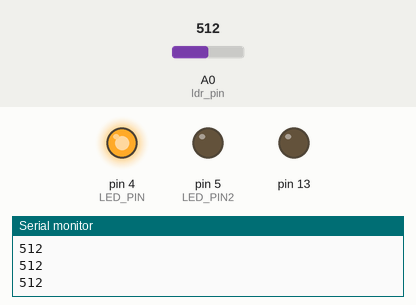
The sketch below on a simulated Arduino Uno, built with avr-gcc and run on an emulated ATmega328P. Shown: output pins drawn as LEDs (lit = HIGH), the last lines printed to the serial monitor. The inputs (shaded band) are chosen by the test bench; at power-on: A0 (ldr_pin) = 512.

Above: at 1.2 s.
1.3 s: A0 (ldr_pin) set to 408
2.8 s: A0 (ldr_pin) set to 388
At 3.6 s:
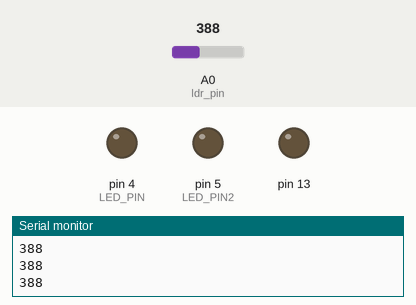
4.3 s: A0 (ldr_pin) set to 107
5.8 s: A0 (ldr_pin) set to 94
At 6.5 s:
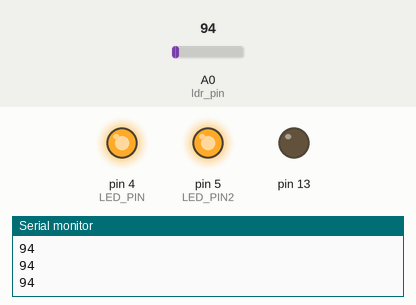
7.3 s: A0 (ldr_pin) set to 110
At 8.0 s:
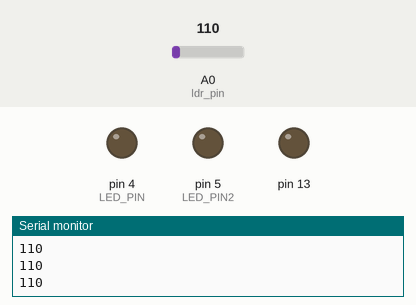
8.8 s: A0 (ldr_pin) set to 90
At 10.0 s:
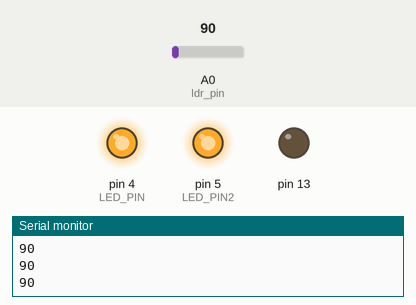
Timing chart, 0 to 11.3 s (numbered marks = the images above; inputs shaded):
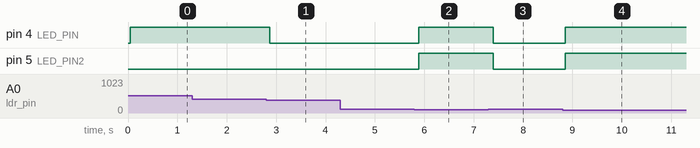

Measured:
- the behaviour switches between 401 and 400 on A0 (ldr_pin) (found by bisection; images 0 and 1)
- the behaviour switches between 100 and 99 on A0 (ldr_pin) (found by bisection; images 1 and 2)
- after the input at 2.8 s, pin 4 (LED_PIN): HIGH → LOW after 0.07 s
- after the input at 5.8 s, pin 4 (LED_PIN), pin 5 (LED_PIN2): LOW → HIGH after 0.08 s
- after the input at 7.3 s, pin 4 (LED_PIN), pin 5 (LED_PIN2): HIGH → LOW after 0.09 s
- after the input at 8.8 s, pin 4 (LED_PIN), pin 5 (LED_PIN2): LOW → HIGH after 0.05 s

The sketch:

LDRLED.ino
```cpp
int ldr_pin = A0;
int analogValue = 0;
int LED_PIN = 4;
int LED_PIN2 = 5;
void setup() {
  // put your setup code here, to run once:
  pinMode(LED_BUILTIN, OUTPUT);     // Initialize the LED_BUILTIN pin as an output
  pinMode(LED_PIN, OUTPUT);
  pinMode(LED_PIN2, OUTPUT);
  Serial.begin(9600);
}

void loop() {
  analogValue = analogRead(ldr_pin);

  Serial.println(analogValue);
  delay(50);

  if(analogValue >= 100 && analogValue <= 400)
  {
    digitalWrite(LED_PIN2, LOW);
    digitalWrite(LED_PIN, LOW);
  }

  else if(analogValue >= 401 && analogValue <= 700)
  {
    digitalWrite(LED_PIN2, LOW);
    digitalWrite(LED_PIN, HIGH);
  }

  else
  {
    digitalWrite(LED_PIN2, HIGH);
    digitalWrite(LED_PIN, HIGH);
  }
}
```
